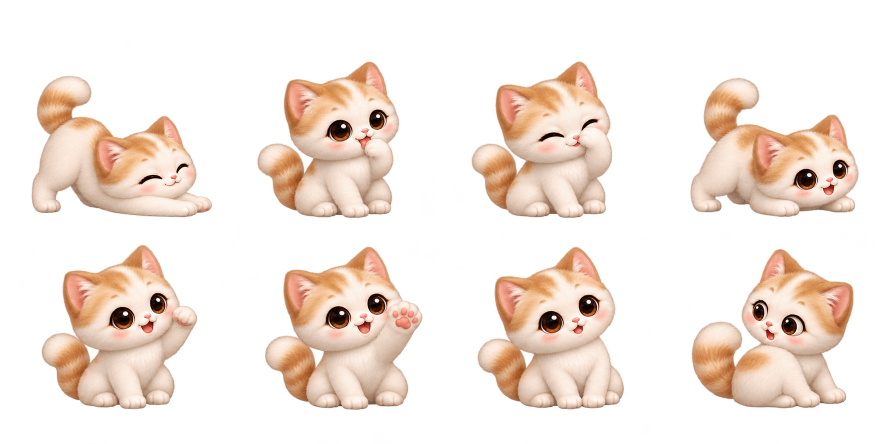
#> input picture assets/cat-actions.png, 1774 x 887 px (shown at 1/2 size)
$ python -i render_motion_preview.py   (imports and definitions only)
#> lines starting #> are read from the running program, lines starting #| are printed output that depends on the picture; after the words box and inside, x2 and y2 are one past the last pixel; in counts of white or black regions, pixels touching at a corner belong together
#!/usr/bin/env python3
"""Portable developer preview using production C++ Evaluate and Warp via ctypes.

Requires Pillow only for developer raster previews. Source PNGs are read-only.
This is NOT Win32 execution: GDI+ bicubic sampling, outfit drawing, Box2D and
window/state integration are outside this preview. Crops, reference scales,
premultiplied blends, local joints and 1/32 joint quantization match main.cpp.
"""
from __future__ import annotations
import argparse
import ctypes
import functools
import hashlib
import json
import math
from pathlib import Path
import subprocess
from PIL import Image, ImageDraw

ROOT = Path(__file__).resolve().parents[1]
OUTPUT = ROOT / 'build' / 'previews'
MOTIONS = {'ear': (14, 2200), 'belly': (16, 4300), 'knead': (18, 5000), 'loaf': (17, 3000), 'scratch': (20, 2000)}
ALL_MOTIONS = ['Idle','Walk','Sleep','Eat','Groom','Stretch','Watch','Stalk','Pounce','Zoomies','TailChase','Punch','Jump','Treat','EarFlick','TailRaise','BellyRoll','Loaf','Knead','Peek','Scratch','Sneeze','ToyPaw','BoxSit']
ZOOM = 2
SIZE = (520, 420)
GROUND = 368


# [19 lines left out: function bridge, not called in this run]


def atlas(name, columns=4, count=8):
#> called with name = '../assets/cat-actions.png', columns = 4, count = 8
    image = Image.open(ROOT/'assets'/name).convert('RGBA')
#> image is the input picture: PIL image 1774x887 RGBA; mean R, G, B, A 82.1, 66.6, 56, 81.2
    alpha = image.getchannel('A')
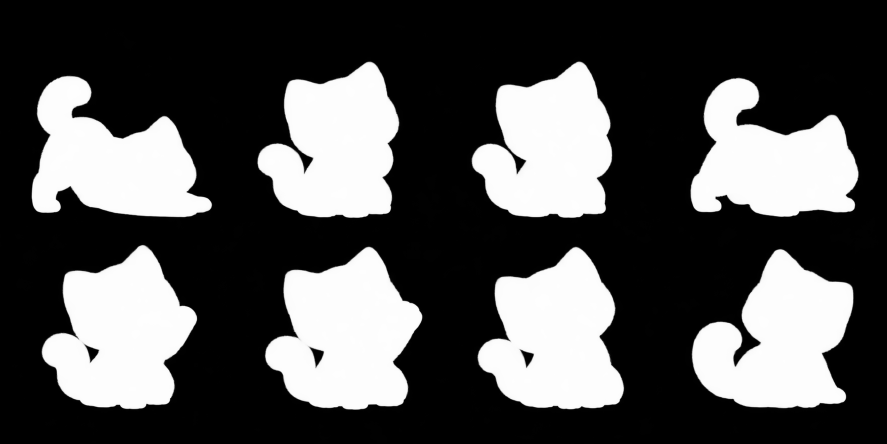
#> alpha: PIL image 1774x887 L (shown at 1/2 size); min 0, max 255, mean 81.2
    mask = alpha.point(lambda value: 255 if value > 16 else 0)
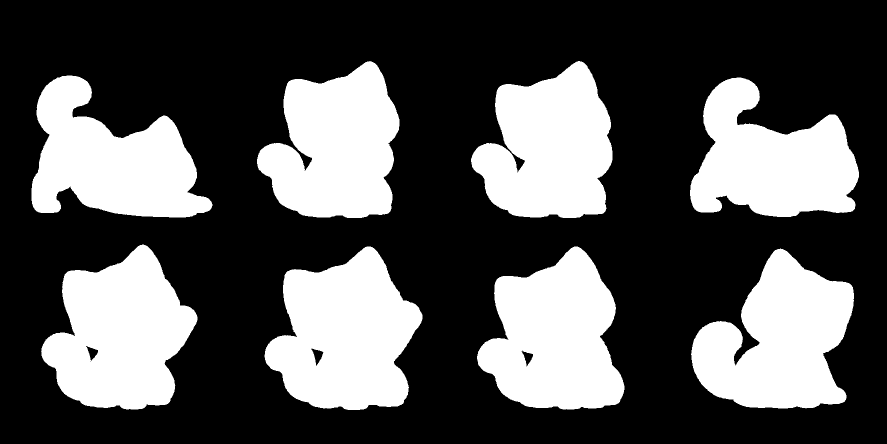
#> mask: PIL image 1774x887 L (shown at 1/2 size); 32.8% white; 8 white regions, largest, box (x1, y1, x2, y2) and area: (529, 493, 845, 820) 69752, (82, 489, 395, 819) 67203, (1382, 497, 1708, 817) 66235
    # Match runtime cleanup: fully zero all channels at alpha <=16.
    cleaned = Image.new('RGBA',image.size)
#> cleaned: PIL image 1774x887 RGBA; every value is 0
    cleaned.paste(image,(0,0),mask)
    width,height = image.size
#> width = 1774; height = 887
    rows = count//columns
    cuts = [row*height//rows for row in range(rows+1)]
#> cuts = [0, 443, 887]
    if columns == 2:
        for split in range(1,rows):
            target,radius = split*height//rows,height//rows//4
            choices = []
            for y in range(max(cuts[split-1]+1,target-radius),min(height-(rows-split),target+radius)+1):
                occupied = mask.crop((0,y,width,y+1)).histogram()[255]
                choices.append((occupied,abs(y-target),y))
            cuts[split] = min(choices)[2]
    frames,rectangles = [],[]
    for index in range(count):
        col,row = index%columns,index//columns
        x0,x1 = col*width//columns,(col+1)*width//columns
        y0,y1 = cuts[row],cuts[row+1]
        bounds = mask.crop((x0,y0,x1,y1)).getbbox()
        if not bounds:
            raise RuntimeError(f'Empty frame {name}:{index}')
        left,top,right,bottom = bounds
        box = (max(x0,x0+left-2),max(y0,y0+top-2),min(x1,x0+right+2),min(y1,y0+bottom+2))
        frames.append(cleaned.crop(box))
        rectangles.append(box)
#> this loop made 8 passes
#> (left, top, right, bottom, box) on passes 1 to 8: (63, 151, 425, 435, (61, 149, 427, 437)), (71, 122, 356, 436, (512, 120, 801, 438)), (55, 122, 338, 436, (940, 120, 1227, 438)), (50, 155, 388, 434, (1378, 153, 1720, 436)), (82, 46, 395, 376, (80, 487, 397, 821)), (86, 50, 402, 377, (527, 491, 847, 822)), (67, 50, 362, 376, (952, 491, 1251, 821)), (52, 54, 378, 374, (1380, 495, 1710, 819))
#> after the loop, frames = 8 items; rectangles = [(61, 149, 427, 437), (512, 120, 801, 438), (940, 120, 1227, 438), (1378, 153, 1720, 436), (80, 487, 397, 821), (527, 491, 847, 822), (952, 491, 1251, 821), (1380, 495, 1710, 819)]
    return frames,rectangles


class Renderer:
    # [179 lines left out: functions __init__, pose, sprite, skin, layer, head_layer and 3 more, not called in this run]


# [1 line not run here, left out]

>>> result = atlas('../assets/cat-actions.png')

$ run again, on assets/companions-sleep.png
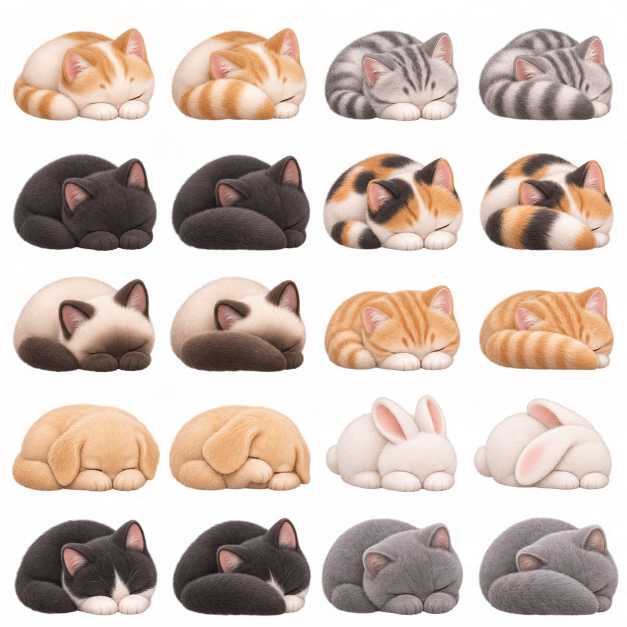
#> input picture assets/companions-sleep.png, 1254 x 1254 px (shown at 1/2 size)
#> in atlas, image is the input picture: PIL image 1254x1254 RGBA; mean R, G, B, A 175.3, 142.2, 126.3, 135.2
#> in atlas, `alpha = image.getchannel('A')`:
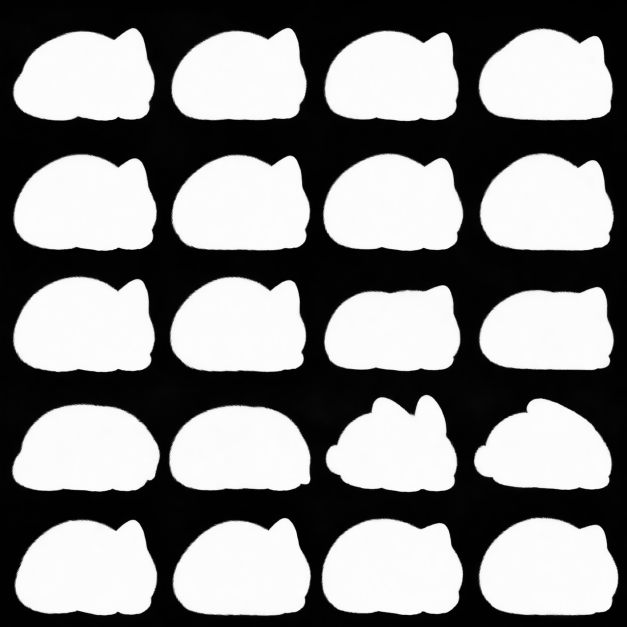
#> alpha: PIL image 1254x1254 L (shown at 1/2 size); min 0, max 255, mean 135.2
#> in atlas, `mask = alpha.point(lambda value: 255 if value > 16 else 0)`:
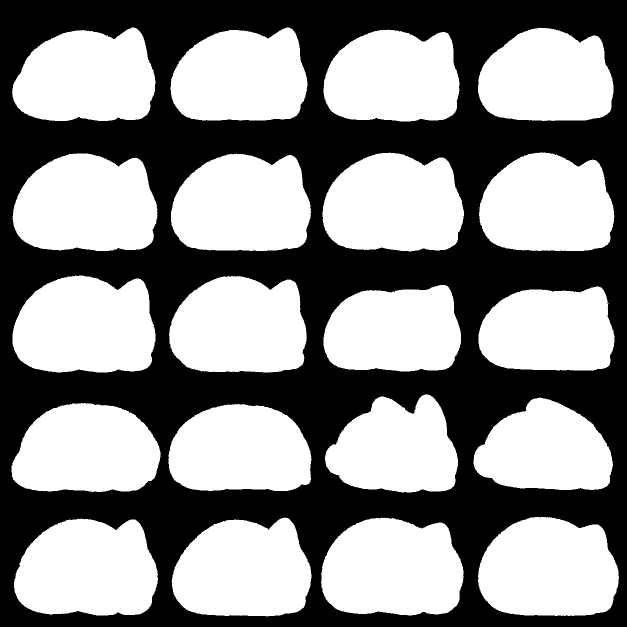
#> mask: PIL image 1254x1254 L (shown at 1/2 size); 54.9% white; 1 black region, box (x1, y1, x2, y2) and area: (0, 0, 1254, 1254) 709437
#> the loop in atlas, `for index in range(count):` made 8 passes
#> (left, top, right, bottom, box) on passes 1 to 8: (24, 55, 313, 627, (22, 53, 313, 627)), (0, 55, 309, 627, (313, 53, 624, 627)), (18, 59, 301, 627, (643, 57, 930, 627)), (16, 55, 289, 627, (954, 53, 1231, 627)), (23, 0, 313, 604, (21, 627, 313, 1233)), (0, 0, 310, 606, (313, 627, 625, 1235)), (15, 0, 300, 604, (640, 627, 929, 1233)), (7, 0, 298, 605, (945, 627, 1240, 1234))
#> after the loop in atlas, `for index in range(count):`: frames = 8 items; rectangles = [(22, 53, 313, 627), (313, 53, 624, 627), (643, 57, 930, 627), (954, 53, 1231, 627), (21, 627, 313, 1233), (313, 627, 625, 1235), (640, 627, 929, 1233), (945, 627, 1240, 1234)]
